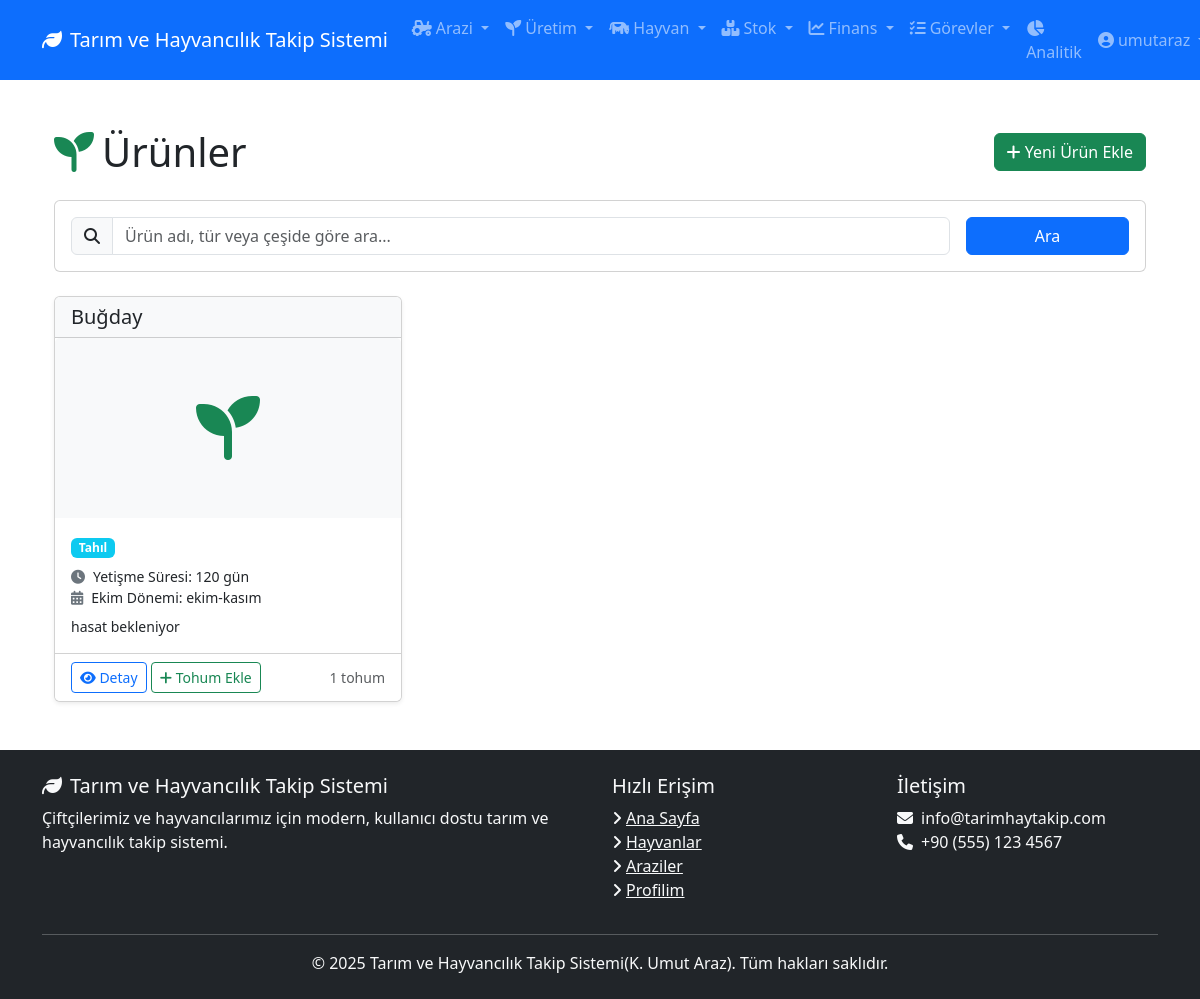
/uretim/urunler/ (signed in), run on the app's committed database.
### uretim/models.py (models this page shows, shortened)
class Product(models.Model):
    name = models.CharField(max_length=100, verbose_name="Ürün Adı")
    type = models.CharField(max_length=100, verbose_name="Tür", blank=True, null=True)
    variety = models.CharField(max_length=100, verbose_name="Çeşit", blank=True, null=True)
    growing_time = models.PositiveIntegerField(verbose_name="Yetişme Süresi (Gün)", blank=True, null=True)
    planting_interval = models.CharField(max_length=200, verbose_name="Ekim Aralığı", blank=True, null=True)
    description = models.TextField(verbose_name="Açıklama", blank=True, null=True)
    image = models.ImageField(upload_to='products/', verbose_name="Fotoğraf", blank=True, null=True)
    is_active = models.BooleanField(default=True, verbose_name="Aktif")
    created_at = models.DateTimeField(auto_now_add=True, verbose_name="Eklenme Tarihi")
    class Meta:
        verbose_name = "Ürün"
        verbose_name_plural = "Ürünler"
        ordering = ['name']

### uretim/views.py (the view)
# urls.py: path('urunler/', views.product_list, name='product_list'),
@login_required
def product_list(request):
    products = Product.objects.filter(is_active=True)
    search_query = request.GET.get('search', '')
    if search_query:
        products = products.filter(
            Q(name__icontains=search_query) |
            Q(type__icontains=search_query) |
            Q(variety__icontains=search_query)
        )
    products = products.order_by('name')
    paginator = Paginator(products, 10)  # 10 products per page
    page_number = request.GET.get('page', 1)
    page_obj = paginator.get_page(page_number)
    context = {
        'page_obj': page_obj,
        'search_query': search_query,
    }
    return render(request, 'uretim/product_list.html', context)

### templates/uretim/product_list.html (shortened to what this page needs)
{% extends 'base.html' %}
{% block content %}
<div class="container my-4">
    <div class="d-flex justify-content-between align-items-center mb-4">
        <h1 class="mb-0">
            <i class="fas fa-seedling me-2 text-success"></i>Ürünler
        </h1>
        <a href="{% url 'uretim:product_create' %}" class="btn btn-success">
            <i class="fas fa-plus"></i> Yeni Ürün Ekle
        </a>
    </div>
    <div class="card mb-4">
        <div class="card-body">
            <form action="{% url 'uretim:product_list' %}" method="get" class="row g-3">
                <div class="col-md-10">
                    <div class="input-group">
                        <span class="input-group-text"><i class="fas fa-search"></i></span>
                        <input type="text" name="search" class="form-control" placeholder="Ürün adı, tür veya çeşide göre ara..." value="{{ search_query }}">
                    </div>
                </div>
                <div class="col-md-2">
                    <button type="submit" class="btn btn-primary w-100">Ara</button>
                </div>
            </form>
        </div>
    </div>
    {% if page_obj %}
        <div class="row row-cols-1 row-cols-md-2 row-cols-lg-3 g-4">
            {% for product in page_obj %}
                <div class="col">
                    <div class="card h-100 shadow-sm">
                        <div class="card-header bg-light">
                            <h5 class="card-title mb-0">{{ product.name }}</h5>
                        </div>
                        {% if product.image %}
                            <img src="{{ product.image.url }}" class="card-img-top p-2" alt="{{ product.name }}" style="height: 180px; object-fit: contain;">
                        {% else %}
                            <div class="card-img-top d-flex align-items-center justify-content-center bg-light" style="height: 180px;">
                                <i class="fas fa-seedling fa-4x text-success"></i>
                            </div>
                        {% endif %}
                        <div class="card-body">
                            <div class="mb-2">
                                {% if product.variety %}
                                    <span class="badge bg-info">{{ product.variety }}</span>
                                {% endif %}
                            </div>
                            <div class="mb-2 small">
                                {% if product.growing_time %}
                                    <div><i class="fas fa-clock me-2 text-secondary"></i>Yetişme Süresi: {{ product.growing_time }} gün</div>
                                {% endif %}
                                {% if product.planting_interval %}
                                    <div><i class="fas fa-calendar-alt me-2 text-secondary"></i>Ekim Dönemi: {{ product.planting_interval }}</div>
                                {% endif %}
                            </div>
                            {% if product.description %}
                                <p class="card-text small">{{ product.description|truncatechars:100 }}</p>
                            {% endif %}
                        </div>
                        <div class="card-footer bg-white">
                            <div class="d-flex justify-content-between">
                                <div>
                                    <a href="{% url 'uretim:product_detail' product.pk %}" class="btn btn-sm btn-outline-primary">
                                        <i class="fas fa-eye"></i> Detay
                                    </a>
                                    <a href="{% url 'uretim:seed_create_for_product' product.pk %}" class="btn btn-sm btn-outline-success">
                                        <i class="fas fa-plus"></i> Tohum Ekle
                                    </a>
                                </div>
                                <small class="text-muted align-self-center">{{ product.seeds.count }} tohum</small>
                            </div>
                        </div>
                    </div>
                </div>
            {% endfor %}
        </div>
    {% endif %}
</div>
{% endblock %}

### templates/base.html (shortened to what this page needs)
<!DOCTYPE html>
<html lang="tr">
<head>
    <link href="https://cdn.jsdelivr.net/npm/bootstrap@5.3.2/dist/css/bootstrap.min.css" rel="stylesheet">
    <link rel="stylesheet" href="https://cdnjs.cloudflare.com/ajax/libs/font-awesome/6.4.2/css/all.min.css">
    <link rel="stylesheet" href="/static/css/style.css">
</head>
<body>
    <header>
        <nav class="navbar navbar-expand-lg navbar-dark bg-primary">
            <div class="container">
                <a class="navbar-brand" href="/">
                    <i class="fas fa-leaf me-2"></i>Tarım ve Hayvancılık Takip Sistemi
                </a>
                <div class="collapse navbar-collapse" id="navbarNav">
                    <ul class="navbar-nav me-auto">
                        {% if user.is_authenticated %}
                            <li class="nav-item dropdown">
                                <a class="nav-link dropdown-toggle" href="#" role="button" data-bs-toggle="dropdown">
                                    <i class="fas fa-tractor me-1"></i>Arazi
                                </a>
                            </li>
                            <li class="nav-item dropdown">
                                <a class="nav-link dropdown-toggle" href="#" role="button" data-bs-toggle="dropdown">
                                    <i class="fas fa-seedling me-1"></i>Üretim
                                </a>
                            </li>
                            <li class="nav-item dropdown">
                                <a class="nav-link dropdown-toggle" href="#" role="button" data-bs-toggle="dropdown">
                                    <i class="fas fa-cow me-1"></i>Hayvan
                                </a>
                            </li>
                            <li class="nav-item dropdown">
                                <a class="nav-link dropdown-toggle" href="#" role="button" data-bs-toggle="dropdown">
                                    <i class="fas fa-boxes me-1"></i>Stok
                                </a>
                            </li>
                            <li class="nav-item dropdown">
                                <a class="nav-link dropdown-toggle" href="#" role="button" data-bs-toggle="dropdown">
                                    <i class="fas fa-chart-line me-1"></i>Finans
                                </a>
                            </li>
                            <li class="nav-item dropdown">
                                <a class="nav-link dropdown-toggle" href="#" role="button" data-bs-toggle="dropdown">
                                    <i class="fas fa-tasks me-1"></i>Görevler
                                </a>
                            </li>
                            <li class="nav-item">
                                <a class="nav-link" href="#">
                                    <i class="fas fa-chart-pie me-1"></i>Analitik
                                </a>
                            </li>
                        {% endif %}
                    </ul>
                    <ul class="navbar-nav">
                        {% if user.is_authenticated %}
                            <li class="nav-item dropdown">
                                <a class="nav-link dropdown-toggle" href="#" role="button" data-bs-toggle="dropdown">
                                    <i class="fas fa-user-circle me-1"></i>{{ user.username }}
                                </a>
                            </li>
                        {% endif %}
                    </ul>
                </div>
            </div>
        </nav>
    </header>
    <main class="container py-4">
        {% block content %}{% endblock %}
    </main>
    <footer class="bg-dark text-light py-4 mt-auto">
        <div class="container">
            <div class="row">
                <div class="col-md-6">
                    <h5><i class="fas fa-leaf me-2"></i>Tarım ve Hayvancılık Takip Sistemi</h5>
                    <p>Çiftçilerimiz ve hayvancılarımız için modern, kullanıcı dostu tarım ve hayvancılık takip sistemi.</p>
                </div>
                <div class="col-md-3">
                    <h5>Hızlı Erişim</h5>
                    <ul class="list-unstyled">
                        <li><a href="{% url 'home' %}" class="text-light"><i class="fas fa-angle-right me-1"></i>Ana Sayfa</a></li>
                        <li><a href="{% url 'hayvan:animal_list' %}" class="text-light"><i class="fas fa-angle-right me-1"></i>Hayvanlar</a></li>
                        <li><a href="{% url 'arazi:land_list' %}" class="text-light"><i class="fas fa-angle-right me-1"></i>Araziler</a></li>
                        <li><a href="{% url 'profile' %}" class="text-light"><i class="fas fa-angle-right me-1"></i>Profilim</a></li>
                    </ul>
                </div>
                <div class="col-md-3">
                    <h5>İletişim</h5>
                    <ul class="list-unstyled">
                        <li><i class="fas fa-envelope me-2"></i>info@tarimhaytakip.com</li>
                        <li><i class="fas fa-phone me-2"></i>+90 (555) 123 4567</li>
                    </ul>
                </div>
            </div>
            <hr>
            <div class="text-center">
                <p class="mb-0">&copy; {% now "Y" %} Tarım ve Hayvancılık Takip Sistemi(K. Umut Araz). Tüm hakları saklıdır.</p>
            </div>
        </div>
    </footer>
</body>
</html>

### static/css/style.css (style rules this page uses)
:root { --primary-dark: #0056b3; --success-dark: #1e7e34; --info-dark: #117a8b; --warning-dark: #d39e00; --danger-dark: #bd2130; }
body { min-height: 100vh; display: flex; flex-direction: column; }
main { flex: 1; }
.navbar .nav-link { padding: 0.5rem 1rem; border-radius: 0.25rem; }

### data on the page
Product: name "Buğday", variety "Tahıl", growing_time "120", planting_interval "ekim-kasım", description "hasat bekleniyor", seeds.count "1"

### other printed values
{{ user.username }} "umutaraz"
